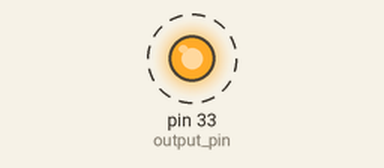
This program was run on a simulated Raspberry Pi (header pin numbers). Parts: output pins drawn as LEDs (lit = HIGH). Dashed ring = blinking. What the program prints to the terminal is not drawn.

Above: at 0.5 s.
Timing chart, 0 to 4.6 s (numbered marks = the images above):
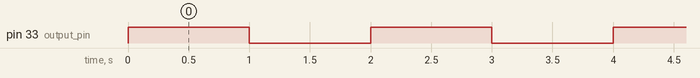

The program:

nano_basicPin.py
```python
import sys
sys.path.append('/opt/nvidia/jetson-gpio/lib/python')
import RPi.GPIO as GPIO          #calling header file which helps us use GPIOs of PI
import time                            #calling time to provide delays in program
output_pin = 33
if output_pin is None:
    raise Exception('PWM not supported on this board')

def main():
    # Pin Setup:
    # Board pin-numbering scheme
    GPIO.setmode(GPIO.BOARD)
    # set pin as an output pin with optional initial state of HIGH
    GPIO.setup(output_pin, GPIO.OUT)

    print("Pulse Code running. Press CTRL+C to exit.")
    try:
        while True:
            GPIO.output(output_pin, 1)
            time.sleep(1)
            GPIO.output(output_pin, 0)
            time.sleep(1)
    finally:
        GPIO.cleanup()

if __name__ == '__main__':
    main()
```

Measured:
- by itself, pin 33 (output_pin): alternates HIGH for 1.0 s and LOW for 1.0 s
